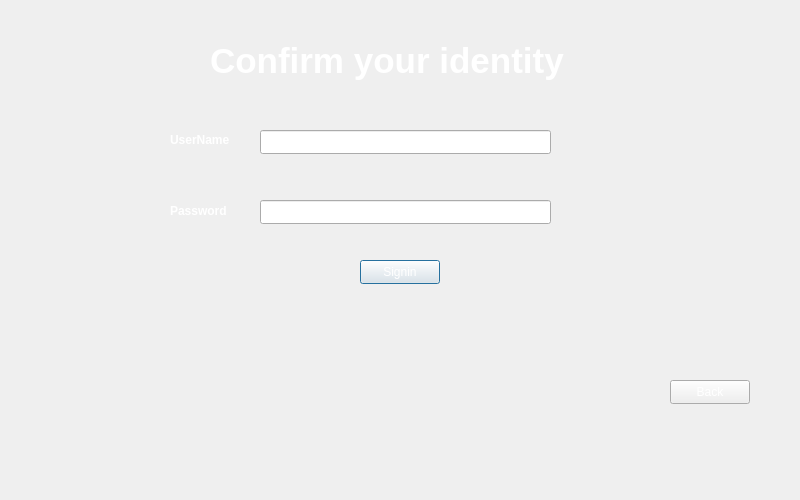
<?xml version="1.0" encoding="UTF-8"?>
<ui version="4.0">
 <class>signin</class>
 <widget class="QDialog" name="signin">
  <property name="geometry">
   <rect>
    <x>0</x>
    <y>0</y>
    <width>800</width>
    <height>500</height>
   </rect>
  </property>
  <property name="windowTitle">
   <string>Signin</string>
  </property>
  <property name="styleSheet">
   <string notr="true">background-image:url(:/images/lock (1).jpg) ;</string>
  </property>
  <widget class="QLabel" name="label">
   <property name="geometry">
    <rect>
     <x>210</x>
     <y>30</y>
     <width>371</width>
     <height>61</height>
    </rect>
   </property>
   <property name="font">
    <font>
     <pointsize>26</pointsize>
     <bold>true</bold>
    </font>
   </property>
   <property name="styleSheet">
    <string notr="true">
color: rgb(255, 255, 255);

</string>
   </property>
   <property name="text">
    <string>Confirm your identity</string>
   </property>
  </widget>
  <widget class="QLabel" name="label_2">
   <property name="geometry">
    <rect>
     <x>170</x>
     <y>130</y>
     <width>71</width>
     <height>20</height>
    </rect>
   </property>
   <property name="font">
    <font>
     <bold>true</bold>
    </font>
   </property>
   <property name="styleSheet">
    <string notr="true">color: rgb(255, 255, 255);</string>
   </property>
   <property name="text">
    <string>UserName</string>
   </property>
  </widget>
  <widget class="QLabel" name="label_3">
   <property name="geometry">
    <rect>
     <x>170</x>
     <y>200</y>
     <width>61</width>
     <height>21</height>
    </rect>
   </property>
   <property name="font">
    <font>
     <bold>true</bold>
    </font>
   </property>
   <property name="styleSheet">
    <string notr="true">color: rgb(255, 255, 255);</string>
   </property>
   <property name="text">
    <string>Password</string>
   </property>
  </widget>
  <widget class="QLineEdit" name="lineEdit">
   <property name="geometry">
    <rect>
     <x>260</x>
     <y>130</y>
     <width>291</width>
     <height>24</height>
    </rect>
   </property>
   <property name="styleSheet">
    <string notr="true">color: rgb(255, 255, 255);</string>
   </property>
  </widget>
  <widget class="QLineEdit" name="lineEdit_2">
   <property name="geometry">
    <rect>
     <x>260</x>
     <y>200</y>
     <width>291</width>
     <height>24</height>
    </rect>
   </property>
   <property name="styleSheet">
    <string notr="true">color: rgb(255, 255, 255);</string>
   </property>
  </widget>
  <widget class="QPushButton" name="pushButton">
   <property name="geometry">
    <rect>
     <x>360</x>
     <y>260</y>
     <width>80</width>
     <height>24</height>
    </rect>
   </property>
   <property name="styleSheet">
    <string notr="true">color: rgb(255, 255, 255);</string>
   </property>
   <property name="text">
    <string>Signin</string>
   </property>
  </widget>
  <widget class="QPushButton" name="pushButton_2">
   <property name="geometry">
    <rect>
     <x>670</x>
     <y>380</y>
     <width>80</width>
     <height>24</height>
    </rect>
   </property>
   <property name="styleSheet">
    <string notr="true">color: rgb(255, 255, 255);</string>
   </property>
   <property name="text">
    <string>Back</string>
   </property>
  </widget>
 </widget>
 <resources/>
 <connections/>
</ui>
